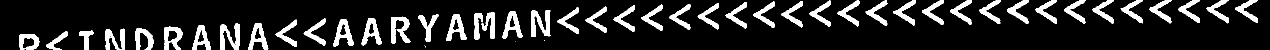
#> input picture scratch/l1_bin.png, 2540 x 100 px, found by its file name (shown at 1/2 size)
$ python test_ocrb_glyph_match.py
#> lines starting #> are read from the running program, lines starting #| are printed output that depends on the picture; after the words box and inside, x2 and y2 are one past the last pixel; in counts of white or black regions, pixels touching at a corner belong together
import cv2
import numpy as np
from PIL import Image, ImageDraw, ImageFont

# Render standard monospace glyphs
font_path = '/System/Library/Fonts/Menlo.ttc'
font = ImageFont.truetype(font_path, 60)

CHARS = "ABCDEFGHIJKLMNOPQRSTUVWXYZ0123456789<"
GLYPHS = {}
for c in CHARS:
    im = Image.new("L", (58, 80), 0)
    d = ImageDraw.Draw(im)
    d.text((12, 5), c, font=font, fill=255)
    GLYPHS[c] = np.asarray(im, dtype=np.float32) / 255.0
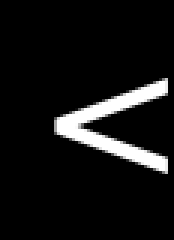
#> im: PIL image 58x80 L (shown 3 times larger); min 0, max 255, mean 20.3
#> after the loop, GLYPHS = 37 items

l1_bin = cv2.imread('/Users/aaryamanrana/Documents/Facesih /scratch/l1_bin.png', cv2.IMREAD_GRAYSCALE)
#> l1_bin: shape (100, 2540); 13.7% white; 48 white regions (3 under 20 px), largest, box (x1, y1, x2, y2) and area: (1062, 20, 1101, 74) 1187, (782, 33, 821, 87) 1131, (440, 47, 480, 100) 1128
l2_bin = cv2.imread('/Users/aaryamanrana/Documents/Facesih /scratch/l2_bin.png', cv2.IMREAD_GRAYSCALE)
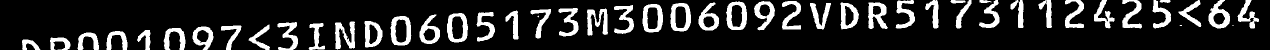
#> input picture scratch/l2_bin.png, 2540 x 100 px, found by its file name (shown at 1/2 size)
#> l2_bin: shape (100, 2540); 16.2% white; 51 white regions (3 under 20 px), largest, box (x1, y1, x2, y2) and area: (781, 32, 823, 91) 1258, (894, 26, 936, 85) 1246, (1452, 3, 1494, 60) 1239

def decode_line_binary(bin_img):
    h, w = bin_img.shape
#> h = 100; w = 2540
    char_w = w / 44.0
#> char_w = 57.73
    chars = []
    for i in range(44):
        cx0 = int(i * char_w)
        cx1 = int((i + 1) * char_w)
        patch = bin_img[:, cx0:cx1]
        p_resized = cv2.resize(patch, (58, 80), interpolation=cv2.INTER_AREA).astype(np.float32) / 255.0

        best_c = "<"
        best_score = -1.0
        for c, g in GLYPHS.items():
            # Normalized cross correlation
            score = float(np.sum(p_resized * g) / (np.linalg.norm(p_resized) * np.linalg.norm(g) + 1e-6))
            if score > best_score:
                best_score = score
                best_c = c
        chars.append(best_c)
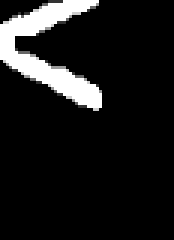
#> p_resized: shape (80, 58) float32 (shown 3 times larger); min 0, max 1, mean 0.104
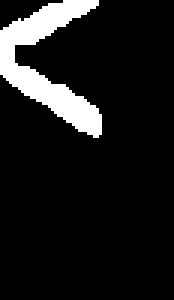
#> patch: shape (100, 58) (shown 3 times larger); 10.4% white; 1 white region, box (x1, y1, x2, y2) and area: (0, 0, 34, 46) 601
#> after the loop, chars = 44 items, first 6: 'Q', 'J', 'A', 'N', 'Q', 'Q'
    return "".join(chars)

print("Decoded Line 1:", decode_line_binary(l1_bin))
#| Decoded Line 1: QJANQQQSQDNUM<AMTWAMH5555555YYYYYYYYYYYYYYYY
print("Decoded Line 2:", decode_line_binary(l2_bin))
#> the loop in decode_line_binary (call 2), `for i in range(44):` made 44 passes
#> pass 1, in decode_line_binary (call 2), `patch = bin_img[:, cx0:cx1]`:
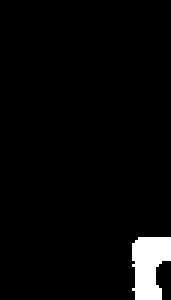
#> patch: shape (100, 57) (shown 3 times larger); 3.6% white; 1 white region, box (x1, y1, x2, y2) and area: (44, 79, 57, 100) 206
#> after the loop in decode_line_binary (call 2), `for i in range(44):`:
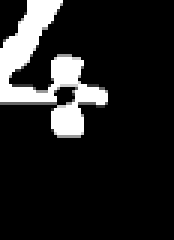
#> p_resized: shape (80, 58) float32 (shown 3 times larger); min 0, max 1, mean 0.135
#> after the loop in decode_line_binary (call 2), `for i in range(44):`:
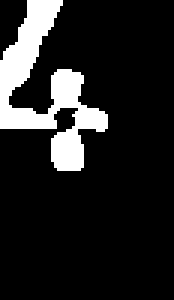
#> patch: shape (100, 58) (shown 3 times larger); 13.5% white; 1 white region, box (x1, y1, x2, y2) and area: (0, 0, 36, 57) 782
#> after the loop in decode_line_binary (call 2), `for i in range(44):`: chars = 44 items, first 6: 'Q', 'J', 'J', 'J', 'J', 'Q'
#| Decoded Line 2: QJJJJQQJQGM5A4M4WH9OM4HU9VY9K7TTFITIIPMPMMTI
